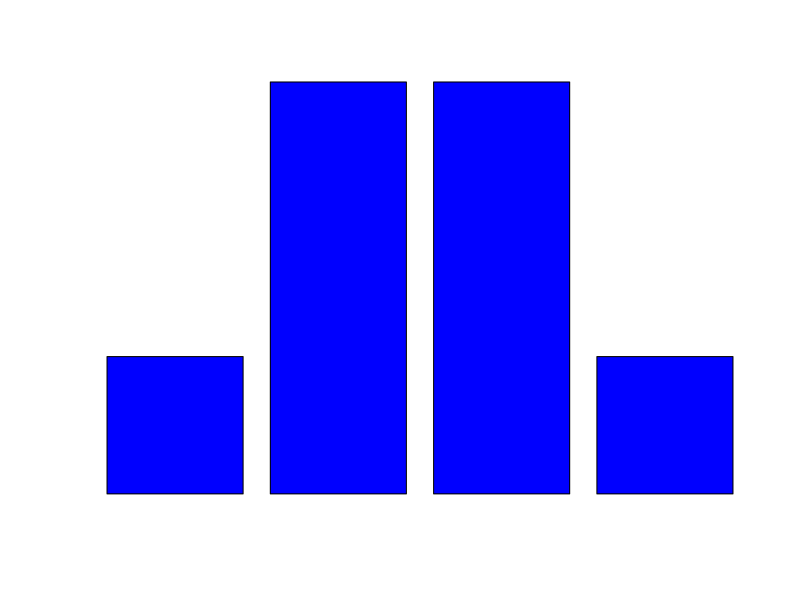
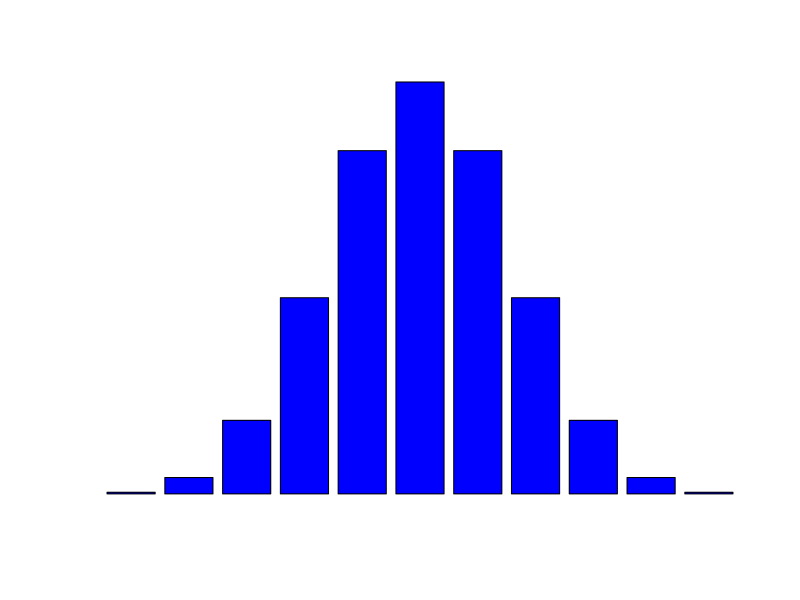
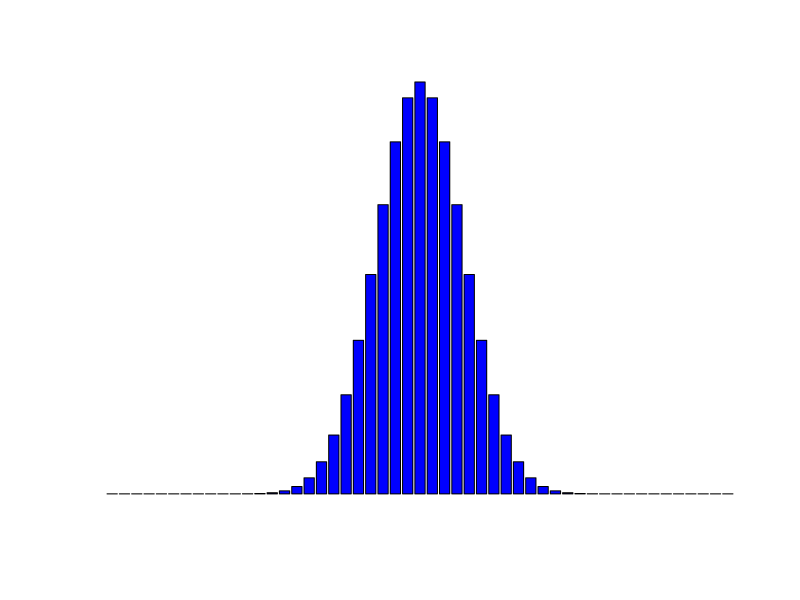
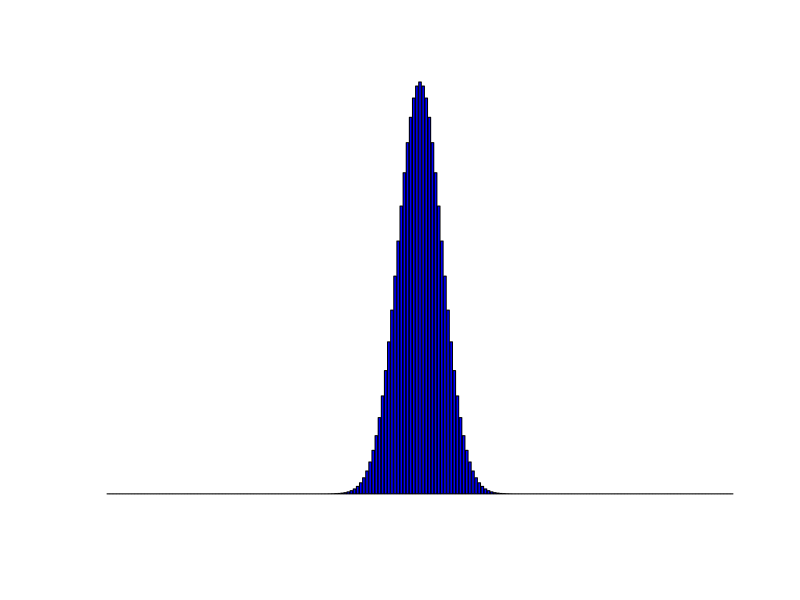
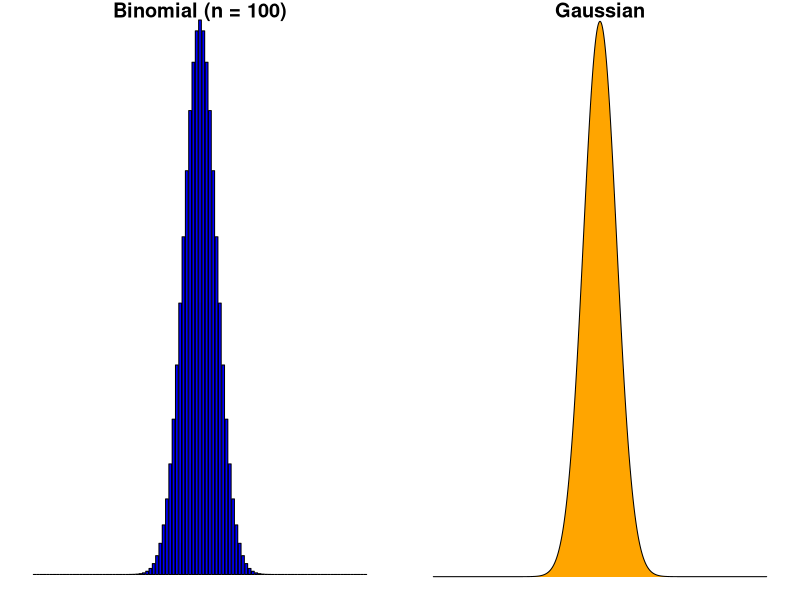

Recreate these plots in R, in order.
## ---- chunk 1
knitr::include_graphics("https://upload.wikimedia.org/wikipedia/commons/7/71/Claudius_crop.jpg")
## ---- chunk 2
knitr::include_graphics("https://upload.wikimedia.org/wikipedia/en/3/35/The_Drunkard%27s_Walk.jpg")
## ---- chunk 3
knitr::include_graphics("https://em-content.zobj.net/source/telegram/386/cloud-with-rain_1f327-fe0f.webp")
## ---- chunk 4
knitr::include_graphics("https://em-content.zobj.net/source/telegram/386/cloud-with-rain_1f327-fe0f.webp")
## ---- chunk 5
knitr::include_graphics("https://em-content.zobj.net/source/telegram/386/cloud-with-rain_1f327-fe0f.webp")
## ---- chunk 6
knitr::include_graphics("https://em-content.zobj.net/source/telegram/386/cloud-with-rain_1f327-fe0f.webp")
## ---- chunk 7
knitr::include_graphics("https://em-content.zobj.net/source/telegram/386/cloud-with-rain_1f327-fe0f.webp")
## ---- chunk 8
knitr::include_graphics("https://upload.wikimedia.org/wikipedia/commons/thumb/1/19/Jakob_Bernoulli.jpg/800px-Jakob_Bernoulli.jpg")
## ---- chunk 9
knitr::include_graphics("https://em-content.zobj.net/source/telegram/386/cloud-with-rain_1f327-fe0f.webp")
## ---- chunk 10
knitr::include_graphics("https://em-content.zobj.net/source/telegram/386/cloud-with-rain_1f327-fe0f.webp")
## ---- chunk 11
knitr::include_graphics("https://em-content.zobj.net/source/telegram/386/cloud-with-rain_1f327-fe0f.webp")
## ---- chunk 12
knitr::include_graphics("https://em-content.zobj.net/source/telegram/386/cloud-with-rain_1f327-fe0f.webp")
## ---- chunk 13
barplot(dbinom(0:3,3,0.5), col = "blue", axes = FALSE)
## ---- chunk 14
barplot(dbinom(0:10,10,0.5), col = "blue", axes = FALSE)
## ---- chunk 15
barplot(dbinom(0:50,50,0.5), col = "blue", axes = FALSE)
## ---- chunk 16
barplot(dbinom(0:200,200,0.5), col = "blue", axes = FALSE)
## ---- chunk 17
par(mfrow = c(1,2), mar = c(1,1,1,1))
barplot(dbinom(0:100,100,0.5),
        col = "blue", axes = FALSE, main = "Binomial (n = 100)")

xPoly <- seq(-6,6,l=2000)
yPoly <- dnorm(xPoly)

sel <- which(xPoly >= -6 & xPoly <= 6)
xPolySel <- c(xPoly[sel],xPoly[sel[1]])
yPolySel <- c(yPoly[sel],yPoly[sel[1]])
n <- length(xPolySel)

plot(0,0,type="n",xlim=c(-10,10),ylim=c(0.0125,0.385),
     axes=FALSE, xlab = "", ylab = "", main = "Gaussian")

polygon(xPolySel[n:1],yPolySel,col="orange",border = NA)
curve(dnorm(x),-10,10,n=2000,xlab="",ylab="",add=TRUE)

## ---- chunk 18
knitr::include_graphics("https://upload.wikimedia.org/wikipedia/commons/thumb/e/ec/Carl_Friedrich_Gauss_1840_by_Jensen.jpg/804px-Carl_Friedrich_Gauss_1840_by_Jensen.jpg")
